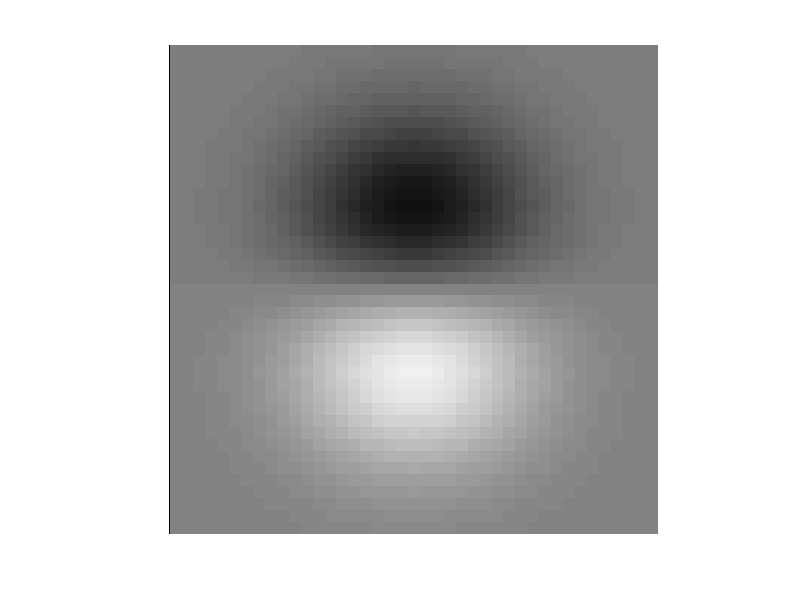
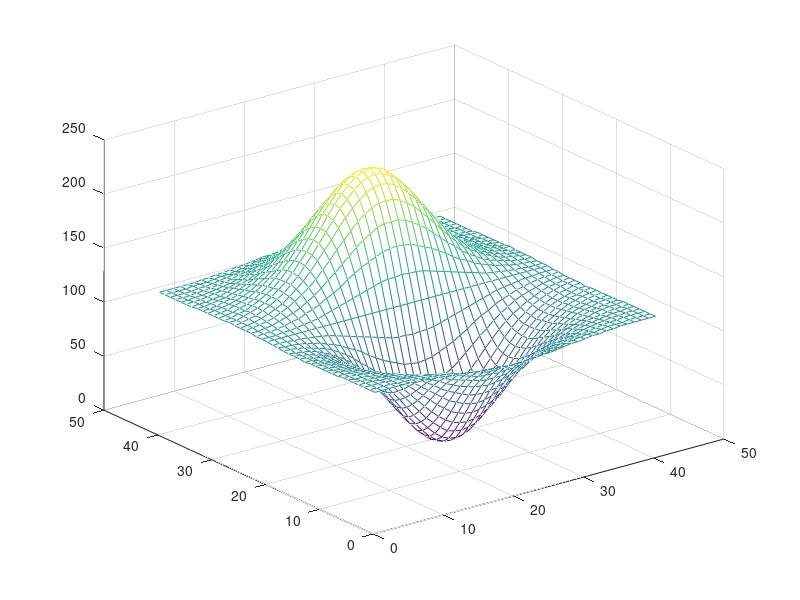

Source code (MATLAB) for these figures, in order:
%%%%%%%%%%%%%%%%%%%%%%%%%%%%%%%%%%%%%%%%%%%%%
% Autor: Alexandre Zaghetto                 %
% Data: 06/06/2017                          %
% Local: McGill University                  %
%%%%%%%%%%%%%%%%%%%%%%%%%%%%%%%%%%%%%%%%%%%%%
% 2-D Functions and Images                  %
%                                           %       
%%%%%%%%%%%%%%%%%%%%%%%%%%%%%%%%%%%%%%%%%%%%%

clc
clear all
close all
 
x = -2:0.1:2;
y = -2:0.1:2;
 
for i = 1:length(x)
    for j = 1:length(y)
        z(i,j) =  round(255*(0.5+ x(i).*exp(-x(i)^2 - y(j)^2)));
    end
end
 
imshow(uint8(z));
figure
mesh(z);
